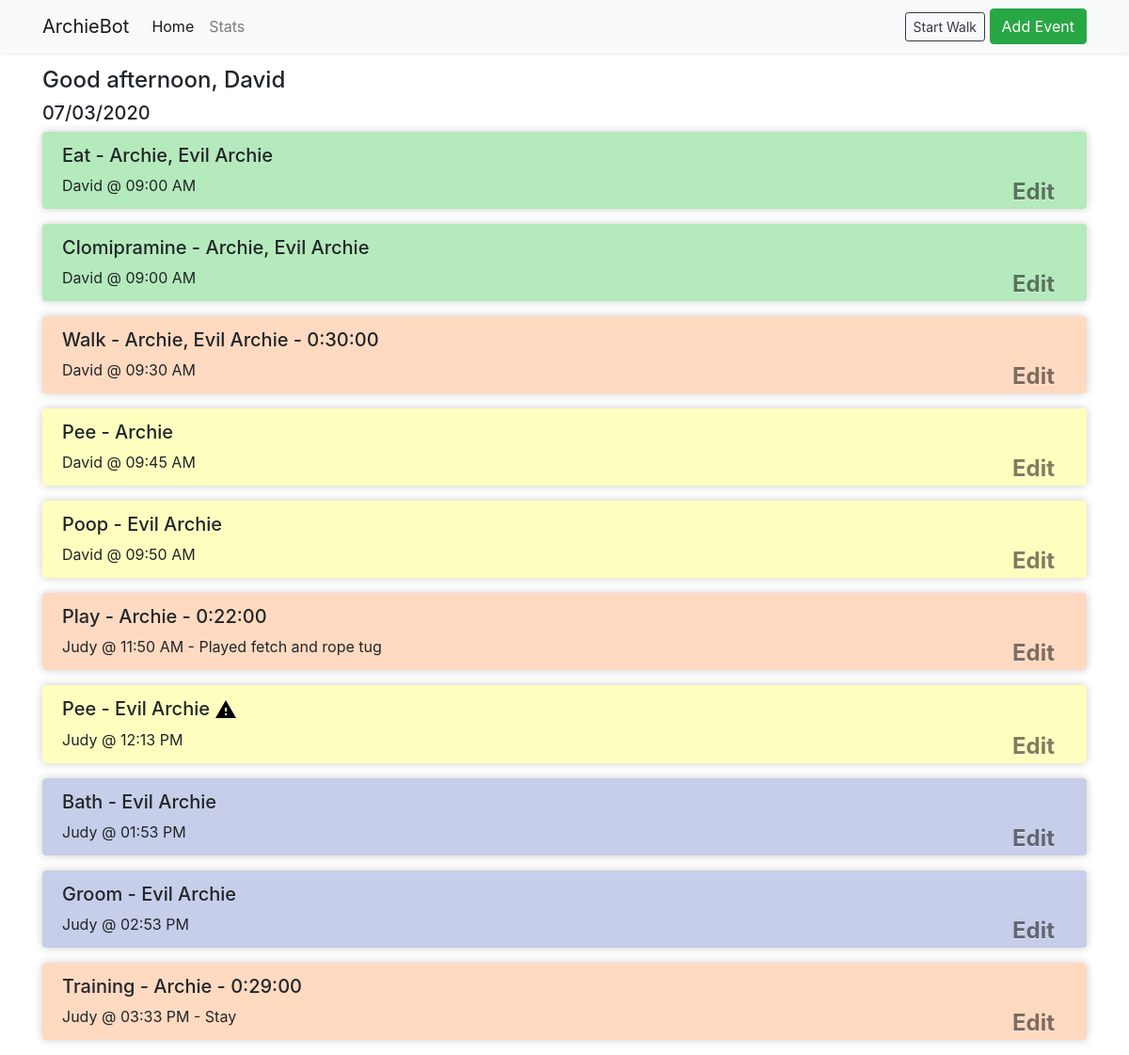
The page /index.html on the database its author committed.
### arch/models.py (models this page shows, shortened)
class User(db.Model):
    __tablename__ = 'users'
    user_id = db.Column(db.Integer, primary_key=True)
    username = db.Column(db.String(64), index=True, unique=True)
    password_hash = db.Column(db.String(128))

class Event(db.Model):
    __tablename__ = 'events'
    event_id = db.Column(db.Integer, primary_key=True)
    user_id = db.Column(db.Integer, db.ForeignKey('users.user_id'))
    user = db.relationship('User')
    dogs = db.relationship('Dog', secondary=dog_to_event)
    event_type_id = db.Column(db.Integer, db.ForeignKey('event_types.id'))
    event_type = db.relationship('EventType')
    note = db.Column(db.String(128))
    start_time = db.Column(db.DateTime, index=True, default=datetime.datetime.utcnow)
    end_time = db.Column(db.DateTime)
    is_accident = db.Column(db.Boolean, default=False)
    @property
    def start_time_local(self):
        if self.start_time:
            tz = pytz.timezone("America/Los_Angeles")
            utc = pytz.timezone('UTC')
            value = utc.localize(self.start_time, is_dst=None).astimezone(pytz.utc)
            return value.astimezone(tz)
    @property
    def event_string(self):
        duration_string = ""
        if self.start_time and self.end_time:
            duration = self.end_time - self.start_time
            s = duration.total_seconds()
            hours, remainder = divmod(s, 3600)
            minutes, seconds = divmod(remainder, 60)
            duration_string = ' - {:01}:{:02}:{:02}'.format(int(hours), int(minutes), int(seconds))
        dogs = ', '.join([d.name for d in self.dogs])
        return '{0} - {1}{2}'.format(self.event_type.name.capitalize(), dogs, duration_string)
    @property
    def event_entry(self):
        note_string = ''
        if self.note:
            note_string = ' - {}'.format(self.note)
        nice_time = self.start_time_local.strftime("%I:%M %p")
        return '{0} @ {1}{2}'.format(self.user.username, nice_time, note_string)

class Dog(db.Model):
    __tablename__ = 'dogs'
    dog_id = db.Column(db.Integer, primary_key=True)
    name = db.Column(db.String(64), index=True, unique=True)
    birthday = db.Column(db.Date)

class EventType(db.Model):
    __tablename__ = 'event_types'
    id = db.Column(db.Integer, primary_key=True)
    name = db.Column(db.String, unique=True)

### arch/routes.py (the view)
@app.route('/')
@app.route('/index.html')
def index():
    kwargs = {'user': models.User.query.get(1),
              'title': 'Home',
              'time_of_day': utils.get_tod(),
              'today': datetime.date.today().strftime('%m/%d/%Y'),
              'events': models.Event.query.all()}
    return flask.render_template('index.html', **kwargs)

### arch/utils.py (called while the page is built)
def get_tod():
    hour = datetime.datetime.now().hour
    if 6 <= hour < 12:  # 6am - 12pm
        return "morning"
    elif hour < 17:     # 12pm - 5pm
        return "afternoon"
    elif hour < 20:     # 5pm - 8pm
        return "evening"
    else:               # 8pm - 6am
        return "night"

### arch/templates/index.html (shortened to what this page needs)
{% extends "base.html" %}
{% block content %}
<div class="container">
    <h4>Good {{ time_of_day }}, {{ user.username }}</h4>
    <h5>{{ today }}</h5>
    {% from 'bootstrap/utils.html' import render_messages %}
    {% for event in events %}
    {% include 'partials/event_item.html' %}
    {% endfor %}
</div>
{% endblock %}

### arch/templates/base.html (shortened to what this page needs)
<!doctype html>
<html lang="en">
<head>
    {% block head %}
    {% block styles %}
    {{ bootstrap.load_css() }}
    <link rel="stylesheet" href="{{ url_for('static', filename='styles.css') }}">
    {% endblock %}
    {% endblock %}
</head>
<body>
{% block navbar %}
<nav class="navbar navbar-expand-lg navbar-light bg-light shadow-sm" style="margin-bottom: 15px">
    <div class="container">
        <a class="navbar-brand" href="{{ url_for('index') }}">ArchieBot</a>
        <ul class="navbar-nav mr-auto">
            <li class="nav-item">
                <a id="index" class="nav-link" href="{{ url_for('index') }}">Home</a>
            </li>
            <li class="nav-item">
                <a id="stats" class="nav-link" href="{{ url_for('stats') }}">Stats</a>
            </li>
        </ul>
        <form class="my-2 my-lg-0">
            <a class="btn btn-sm btn-outline-dark" role="button" href="{{ url_for('start_walk') }}">Start Walk</a>
            <a class="btn btn-success" role="button" href="{{ url_for('add_event') }}">Add Event</a>
        </form>
    </div>
</nav>
{% endblock %}
{% block content %}{% endblock %}
</body>
</html>

### arch/templates/partials/event_item.html
<div class="alert {{event.event_type.name.lower()}} event_shadow">
    <h5>
        {{event.event_string}}
        {% if event.is_accident %}
        <img src="{{ url_for('static', filename='warning.svg') }}">
        {% endif %}
    </h5>
    {{event.event_entry}}
    <a class="btn close" href="{{ url_for('edit_event', event_id=event.event_id) }}" role="button">Edit</a>
</div>

### arch/static/styles.css (style rules this page uses)
.pee, .poop { background-color: #FEFFBF; }
.eat, .medicine, .clomipramine, .trifexis { background-color: #B5EABC; }
.walk, .play, .training { background-color: #FFDAC1; }
.bath, .groom { background-color: #C7CEEA; }
.event_shadow { box-shadow: 0 0 10px #ccc; }

### rows shown on the page
User: username "David"
Event: event_string "Eat - Archie, Evil Archie", event_entry "David @ 09:00 AM"
Event: event_string "Clomipramine - Archie, Evil Archie", event_entry "David @ 09:00 AM"
Event: event_string "Walk - Archie, Evil Archie - 0:30:00", event_entry "David @ 09:30 AM"
Event: event_string "Pee - Archie", event_entry "David @ 09:45 AM"
Event: event_string "Poop - Evil Archie", event_entry "David @ 09:50 AM"
Event: event_string "Play - Archie - 0:22:00", event_entry "Judy @ 11:50 AM - Played fetch and rope tug"
Event: event_string "Pee - Evil Archie", is_accident True (drawn), event_entry "Judy @ 12:13 PM"
Event: event_string "Bath - Evil Archie", event_entry "Judy @ 01:53 PM"
Event: event_string "Groom - Evil Archie", event_entry "Judy @ 02:53 PM"
Event: event_string "Training - Archie - 0:29:00", event_entry "Judy @ 03:33 PM - Stay"

### other values the page prints
{{ time_of_day }} "afternoon"
